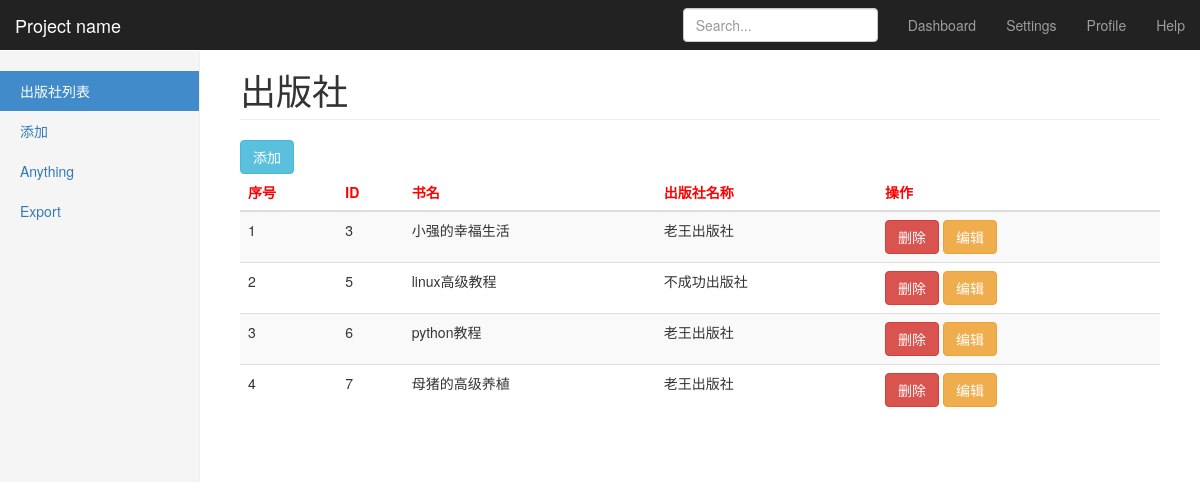
The app's page /app01/book/ (signed in) with its own data.
### app01/models.py (models this page shows, shortened)
class Book(models.Model):
    title=models.CharField(max_length=32,verbose_name='书名')
    pub=models.ForeignKey('Publisher',on_delete=models.CASCADE,verbose_name='出版社名称')

class Publisher(models.Model):
    name = models.CharField(max_length=32,verbose_name='出版社名称')

### app01/views.py (the view)
def book_list(request):
    all_book=models.Book.objects.all()
    return render(request,'book.html',{'all_book':all_book})

### app01/mid/auth.py (called while the page is built)
    def process_request(self,request):
        next_url=request.path_info
        if next_url in self.black_list:
            return HttpResponse('这是一个错误的url')
        elif next_url in self.white_list or request.session.get("user"):
            return
        else:
            return redirect("/app01/login/?return={}".format(next_url))

### templates/book.html (shortened to what this page needs)
{% extends 'base.html' %}
{% block title %}
    <ul class="nav nav-sidebar">
        <li class="active"><a href="{% url 'book' %}">出版社列表 <span class="sr-only">(current)</span></a></li>
        <li><a href="{% url 'book_add' %}">添加</a></li>
        <li><a href="#">Anything</a></li>
        <li><a href="#">Export</a></li>
    </ul>
{% endblock %}
{% block content %}
    <a class="btn btn-info" href="{% url 'book_add' %}">添加</a>
    <table class="table table-hover table-striped">
        <thead>
        <tr style="color: red">
            <th>序号</th>
            <th>ID</th>
            <th>书名</th>
            <th>出版社名称</th>
            <th>操作</th>
        </tr>
        </thead>
        <tbody>
        {% for book in all_book %}
            <tr>
                <td> {{ forloop.counter }} </td>
                <td> {{ book.id }} </td>
                <td> {{ book.title }} </td>
                <td> {{ book.pub.name }} </td>
                <td>
                    <button class="btn btn-danger" href="{% url 'del' 'book' book.pk %}">删除</button>
                    <a class="btn btn-warning" href="{% url 'book_edit' book.pk %}">编辑</a>
                </td>
            </tr>
        {% endfor %}
        </tbody>
    </table>
{% endblock %}

### static/css/dashboard.css (style rules this page uses)
body { padding-top: 50px; }
.nav-sidebar { margin-right: -21px; margin-bottom: 20px; margin-left: -20px; }
.nav-sidebar > li > a { padding-right: 20px; padding-left: 20px; }
.nav-sidebar > .active > a, .nav-sidebar > .active > a:hover, .nav-sidebar > .active > a:focus { color: #fff; background-color: #428bca; }

### records on screen
Book: id "3", title "小强的幸福生活", pub.name "老王出版社"
Book: id "5", title "linux高级教程", pub.name "不成功出版社"
Book: id "6", title "python教程", pub.name "老王出版社"
Book: id "7", title "母猪的高级养植", pub.name "老王出版社"
